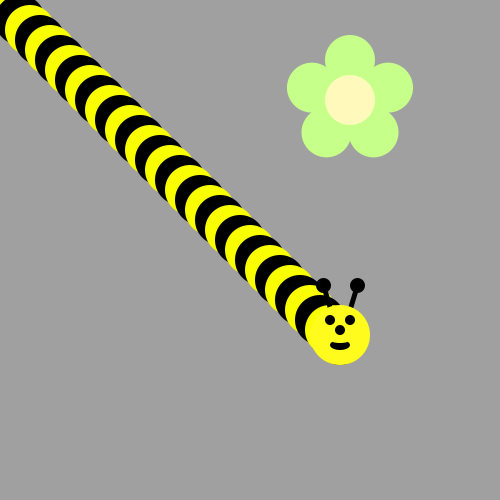
Frame 1 (no input)
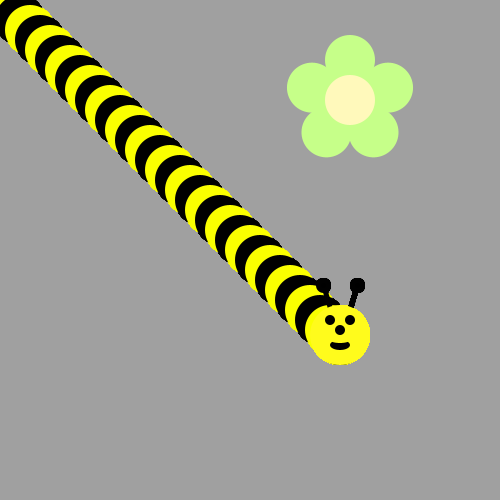
Frame 60 (the mouse pressed at the canvas centre just before this capture)
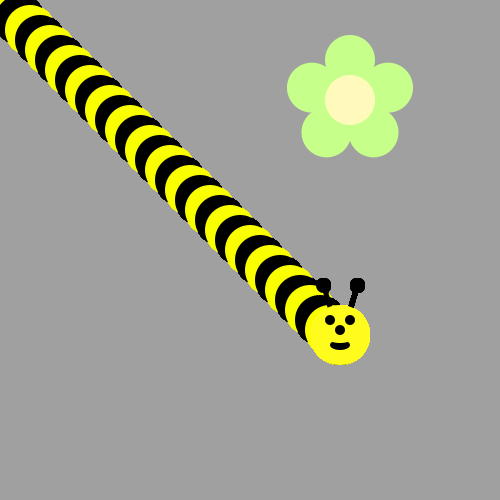
Frame 120 (the mouse held since frame 60 and released just before this capture)

The Processing sketch that drew these frames (run headless with seeded random() and noise(); from frame 60 on, the mouse is pressed at the canvas centre):

// Processing sketch: bumble_bee
// ── bumble_bee.pde
void draw() {
  for (int j = 0; j < 35; j++) {
    if (j % 2 == 0) {
      fill(#000000);
    } else {
      fill(#FAFF00);
    }
    ellipse(10*j, 10*j, 50, 50);
  }
drawBeeFace(340, 335);
}


void drawFlower(int x, int y) {
  noStroke();
  translate(x, y);
  // draw 5 petals, rotating after each one
  fill(#c6ff89);      // green
  for (int i = 0; i < 5; i++) {
    ellipse(0, -40, 50, 50);
    rotate(radians(72));
  }
  fill(#fff9bb); // light yellow
  ellipse(0, 0, 50, 50);
} 
void drawBeeFace(int BeeFaceX, int BeeFaceY) {
  noStroke();
  fill(0, 0, 0);
  stroke(1);
  strokeWeight(5);
  line(BeeFaceX-10, BeeFaceY-27, BeeFaceX-17, BeeFaceY-50);
  line(BeeFaceX+10, BeeFaceY-27, BeeFaceX+17, BeeFaceY-50);
  ellipse(BeeFaceX-17, BeeFaceY-50, 10, 10);
  ellipse(BeeFaceX+17, BeeFaceY-50, 10, 10);
  noStroke();
  fill(255, 251, 28);
  ellipse(BeeFaceX, BeeFaceY, 60, 60); // face
  fill(255, 237, 209);
  fill(0, 0, 0);
  ellipse(BeeFaceX-10, BeeFaceY-15, 10, 10); // eyes
  ellipse(BeeFaceX+10, BeeFaceY-15, 10, 10);
  ellipse(BeeFaceX, BeeFaceY-5, 10, 10); // nose
  ellipse(BeeFaceX, BeeFaceY+10, 20, 10);// mouth
  fill(255, 251, 28);
  ellipse(BeeFaceX, BeeFaceY+5, 20, 6);
}

void setup() {
  ellipseMode(CENTER);
  size(500, 500);
  background(160, 160, 160);
  drawFlower(350, 100);
}
